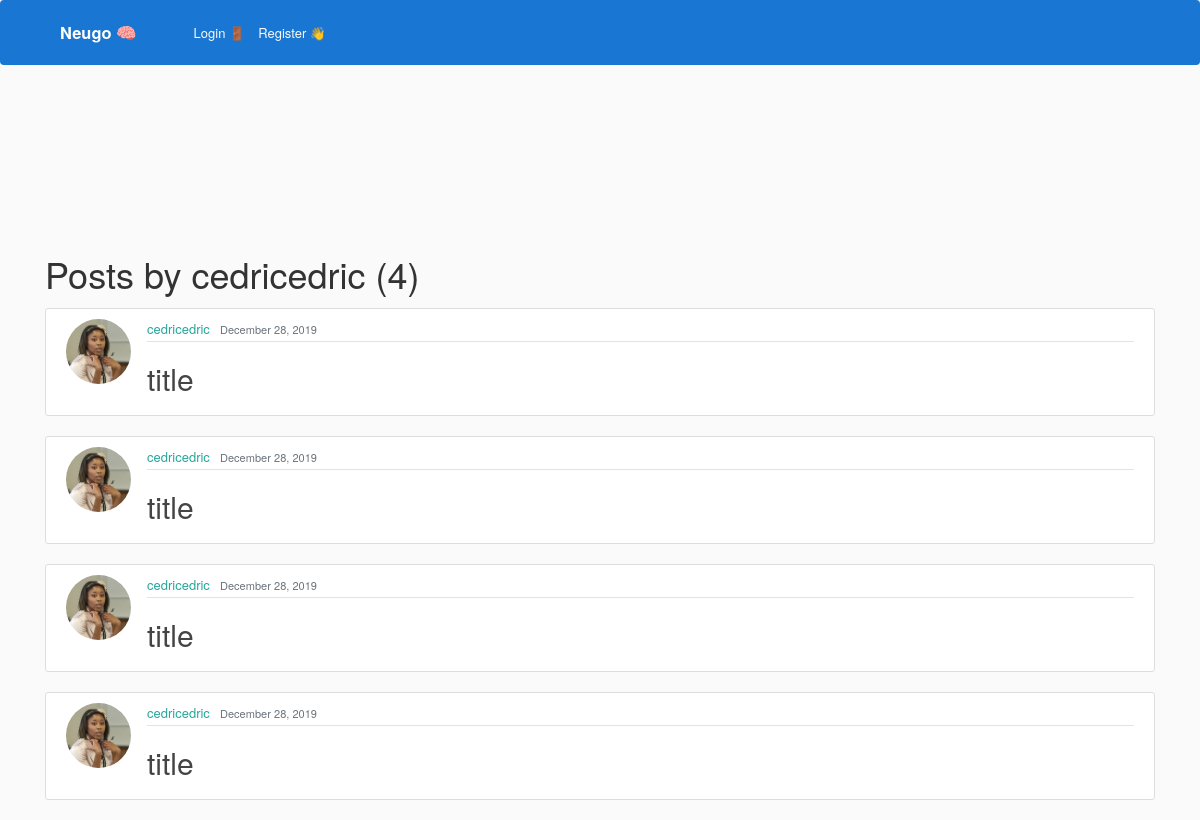
Page /user/cedricedric on the earlier database version.
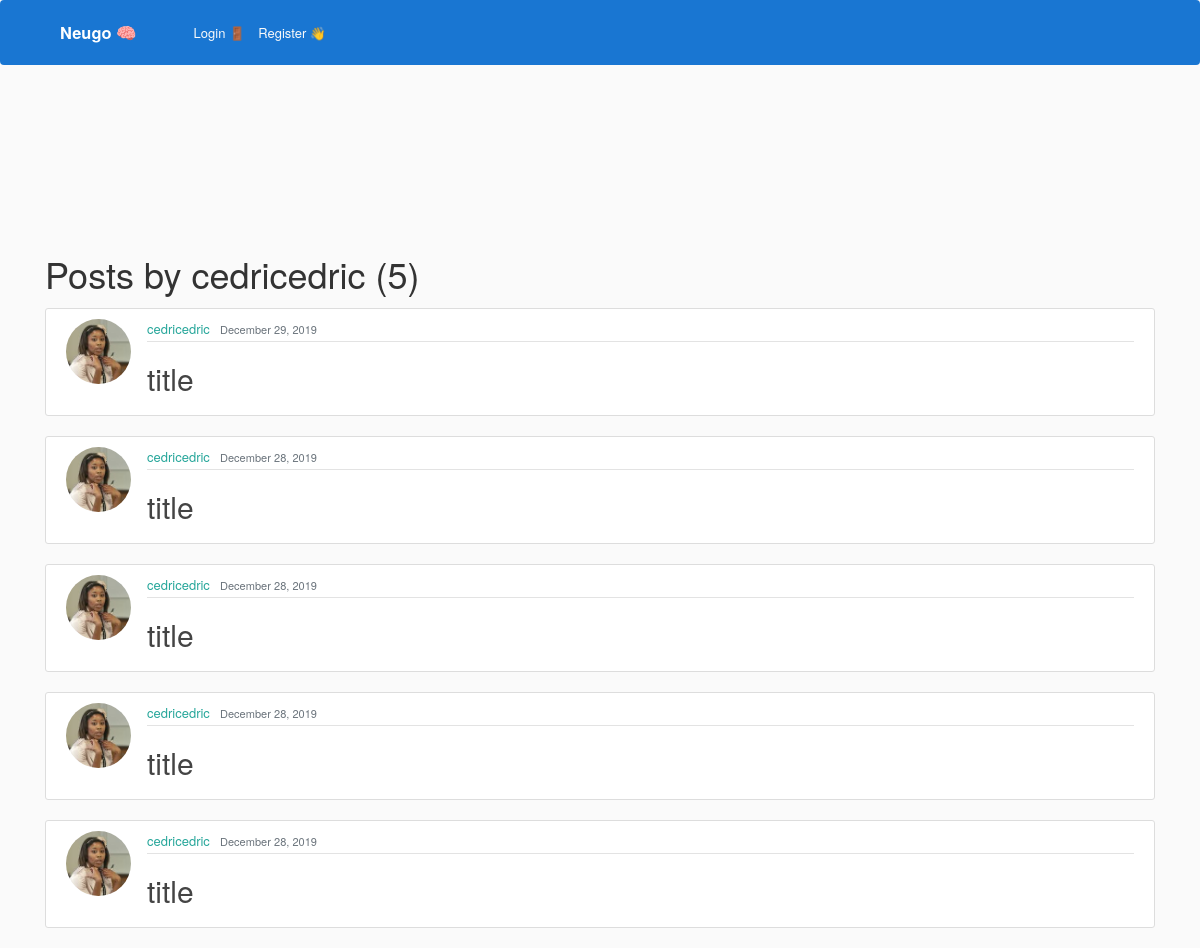
Same page on the later database version.
### blog/models.py (models this page shows, shortened)
class Post(models.Model):
    objects = models.Manager()
    title = "title" #models.CharField(max_length=100)
    time_studied = models.IntegerField(default=20)
    date_posted = models.DateTimeField(default=timezone.now)
    author = models.ForeignKey(User, on_delete=models.CASCADE)

### users/models.py (models this page shows, shortened)
class Profile(models.Model):
    user = models.OneToOneField(User, on_delete=models.CASCADE)
    profile_pictures = [
        "asian_student.jpeg",
        "black_and_white_photo.jpg",
        "college_student.jpeg",
        "girl_looking_sideways.jpg",
        "nerdy_guy.jpg",
        "science_student.jpeg",
        "student_sitting_on_grass.jpg",
    ]
    for i in range(len(profile_pictures)):
        profile_pictures[i] = "potential_pics/" + profile_pictures[i]
    image = models.ImageField(
        default=random.choice(profile_pictures), upload_to="profile_pics"
    )
    wallet_points = models.BigIntegerField(default=0)
    university = models.CharField(default="", max_length=35)
    subject = models.CharField(default="", max_length=35)

### blog/views.py (the view)
# urls.py: path('user/<str:username>', UserPostListView.as_view(), name='user-posts'),
class UserPostListView(ListView):
    model = Post
    template_name = "blog/user_posts.html"  # <app>/<model>_<viewtype>.html
    context_object_name = "posts"
    paginate_by = 5
    def get_queryset(self):
        user = get_object_or_404(User, username=self.kwargs.get("username"))
        return Post.objects.filter(author=user).order_by("-date_posted")

### blog/templates/blog/user_posts.html (shortened to what this page needs)
{% extends "blog/base.html" %}
{% block content %}
    <h1 class="mb-3">Posts by {{ view.kwargs.username }} ({{ page_obj.paginator.count }})</h1>
    {% for post in posts %}
        <article class="media content-section">
          <img class="rounded-circle article-img" src="{{ post.author.profile.image.url }}">
          <div class="media-body">
            <div class="article-metadata">
              <a class="mr-2" href="{% url 'user-posts' post.author.username %}">{{ post.author }}</a>
              <small class="text-muted">{{ post.date_posted|date:"F d, Y" }}</small>
            </div>
            <h2><a class="article-title" href="{% url 'post-detail' post.id %}">{{ post.title }}</a></h2>
          </div>
        </article>
    {% endfor %}
{% endblock content %}

Differences in the rows shown:
added Post: author.profile.image (picture), author "cedricedric", date_posted "December 29, 2019", title "title"
Other differences:
{{ page_obj.paginator.count }}: "4" → "5"
